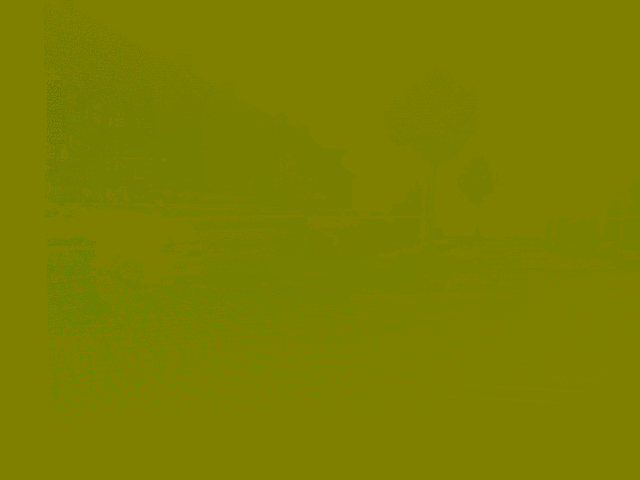
#> input picture notebooks/000004.png, 640 x 480 px
$ jupyter execute tset.ipynb
#> lines starting #> are read from the running program, lines starting #| are printed output that depends on the picture
[cell 1]
import cv2
import numpy as np

img = cv2.imread("000004.png")
#> img is the input picture: shape (480, 640, 3); mean B, G, R 0, 127.8, 125.2


def get_mode_color(img: np.ndarray) -> list[int]:
    color_counter: dict[str:int] = {}
    color_str_2_list: dict[str : list[int]] = {}
    for row in img:
        for pixel_color in row:
            str_pixel_color = str(pixel_color)
            if color_counter.get(str_pixel_color) is None:
                color_counter[str_pixel_color] = 1
                color_str_2_list[str_pixel_color] = pixel_color
            else:
                color_counter[str_pixel_color] += 1

    max_counter = 0
    mode_color = [0, 0, 0]

    for str_color, counter in color_counter.items():
        if max_counter < counter:
            mode_color = color_str_2_list[str_color]
            max_counter = counter
    return mode_color


def not_mode_fill_black(img: np.ndarray, mode_color) -> np.ndarray:
    new_img = []
    for row in img:
        new_row = list(map(lambda x: x if np.all(x == mode_color) else [0, 0, 0], row))
        new_img.append(new_row)
    return np.array(new_img)

[cell 2]
mode_color = get_mode_color(img=img)
#> after the loop in get_mode_color, `for row in img:`: color_counter = 257 items
#> the loop in get_mode_color, `for str_color, counter in color_counter.items():` made 257 passes
#> (counter, mode_color, max_counter) on pass 1: (220458, [0, 128, 128], 220458)
#> (str_color, counter) on passes 2 to 7: ('[  0 123 116]', 330), ('[  0 123 115]', 548), ('[  0 123 117]', 10), ('[  0 124 117]', 920), ('[  0 124 116]', 1194), ('[  0 123 114]', 136)
#> after the loop in get_mode_color, `for str_color, counter in color_counter.items():`: max_counter = 220458
#> mode_color = [0, 128, 128]

[cell 3]
new_img = not_mode_fill_black(img, mode_color)
#> after the loop in not_mode_fill_black, `for row in img:`: new_img = 480 items
#> in not_mode_fill_black, `return np.array(new_img)`:
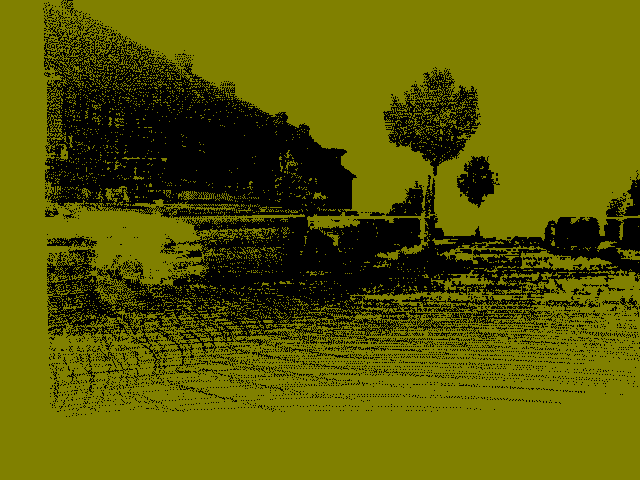
#> returned value: shape (480, 640, 3) int64; mean of channels 0, 1, 2 0, 91.9, 91.9; drawn as B, G, R

[cell 4]
new_img

[cell 5]
cv2.imshow("Image", new_img.astype(np.uint8))
cv2.waitKey(0)
cv2.destroyAllWindows()


$ run again, with notebooks/000008.png copied over notebooks/000004.png
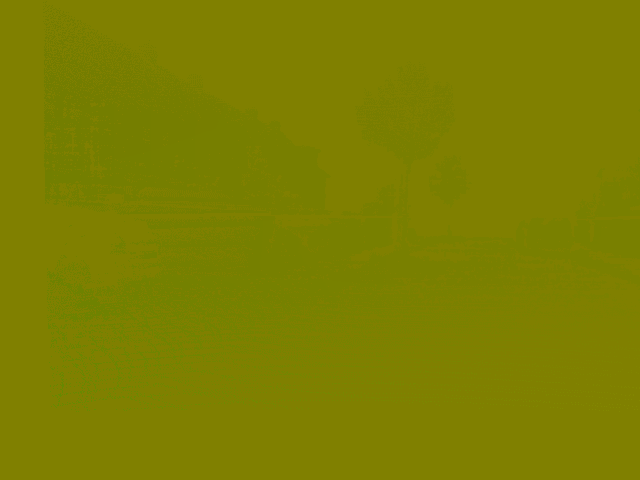
#> input picture notebooks/000008.png, 640 x 480 px
#> img is the input picture: shape (480, 640, 3); mean B, G, R 0, 128, 125.3
#> after the loop in get_mode_color, `for row in img:`: color_counter = 260 items
#> the loop in get_mode_color, `for str_color, counter in color_counter.items():` made 260 passes
#> (counter, mode_color, max_counter) on pass 1: (221136, [0, 128, 128], 221136)
#> after the loop in get_mode_color, `for str_color, counter in color_counter.items():`: max_counter = 221136
#> `mode_color = get_mode_color(img=img)`: mode_color = [0, 128, 128]
#> after the loop in not_mode_fill_black, `for row in img:`: new_img = 480 items
#> in not_mode_fill_black, `return np.array(new_img)`:
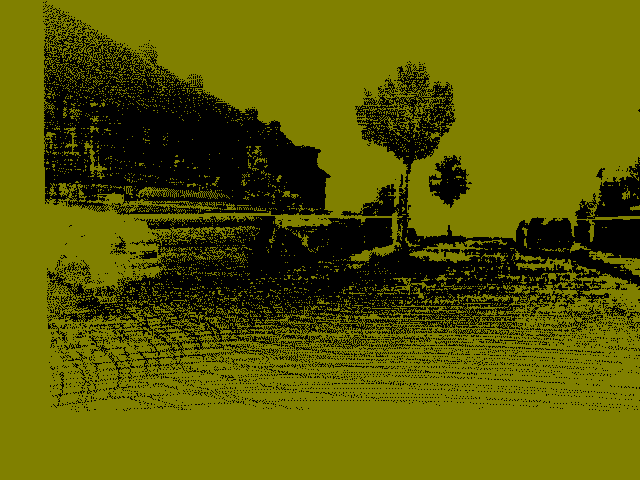
#> returned value: shape (480, 640, 3) int64; mean of channels 0, 1, 2 0, 92.1, 92.1; drawn as B, G, R
